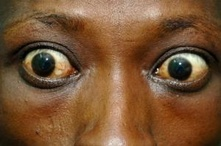
#> input picture Original Dataset/Bulging eyes/A-Z20images_exophtalmos2028bulging20eyes29.jpg, 221 x 146 px, shrunk from 300 x 199 before the run, given as the content of the folder Original Dataset/Glaucoma, which was not available
$ jupyter execute augment_images.ipynb
#> lines starting #> are read from the running program, lines starting #| are printed output that depends on the picture; pictures that were not available may be replaced by others from this repository, and a replacement may not be noted
[cell 1]
from PIL import Image
import os

searches = ['Glaucoma', 'Cataracts', 'Uveitis', 'Crossed_Eyes', 'Bulging eyes']
path = 'Original Dataset'

for search_term in searches:
    # Directory for augmented images
    augmented_path = os.path.join(path, f"{search_term}_augmented")
    if not os.path.exists(augmented_path):
        os.makedirs(augmented_path)

    # Get image files for the current search term
    image_files = [f for f in os.listdir(os.path.join(path, search_term)) if os.path.isfile(os.path.join(path, search_term, f))]

    # remove the .DS_Store file
    if '.DS_Store' in image_files:
        image_files.remove('.DS_Store')

    for img_file in image_files:
        # Load the image
        img = Image.open(os.path.join(path, search_term, img_file))
#> img is the input picture: PIL image 221x146 RGB; mean R, G, B 121.1, 84.7, 53.2

        # Flip the image and save
        flipped_img = img.transpose(Image.FLIP_LEFT_RIGHT)
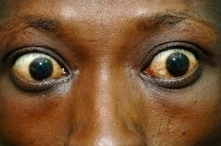
#> flipped_img: PIL image 221x146 RGB; mean R, G, B 121.1, 84.7, 53.2
        flipped_img_name = f"{os.path.splitext(img_file)[0]}_flipped{os.path.splitext(img_file)[1]}"
        flipped_img.save(os.path.join(augmented_path, flipped_img_name))

        # Rotate the image by 90, 180, 270 degrees and save
        for angle in [180]:
            rotated_img = img.rotate(angle)
            rotated_img_name = f"{os.path.splitext(img_file)[0]}_rotated_{angle}{os.path.splitext(img_file)[1]}"
            rotated_img.save(os.path.join(augmented_path, rotated_img_name))
#> this loop made 1 pass
#> pass 1, `rotated_img = img.rotate(angle)`:
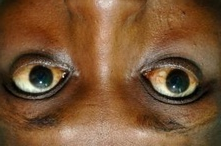
#> rotated_img: PIL image 221x146 RGB; mean R, G, B 121.1, 84.7, 53.2
#> pass 2 of the loop `for search_term in searches:`:
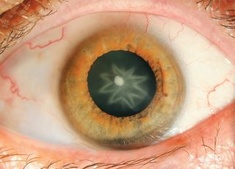
#> input picture Original Dataset/Cataracts/EJUtGgPvgyKWB3sE96S3p7-320-80.jpg, 235 x 169 px, shrunk from 320 x 229 before the run
#> img is the input picture: PIL image 235x169 RGB; mean R, G, B 198.7, 156.8, 125.4
#> `flipped_img = img.transpose(Image.FLIP_LEFT_RIGHT)`:
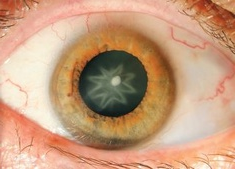
#> flipped_img: PIL image 235x169 RGB; mean R, G, B 198.7, 156.8, 125.4
#> the loop `for angle in [180]:` made 1 pass
#> pass 1, `rotated_img = img.rotate(angle)`:
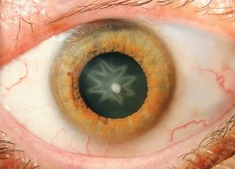
#> rotated_img: PIL image 235x169 RGB; mean R, G, B 198.7, 156.8, 125.4
